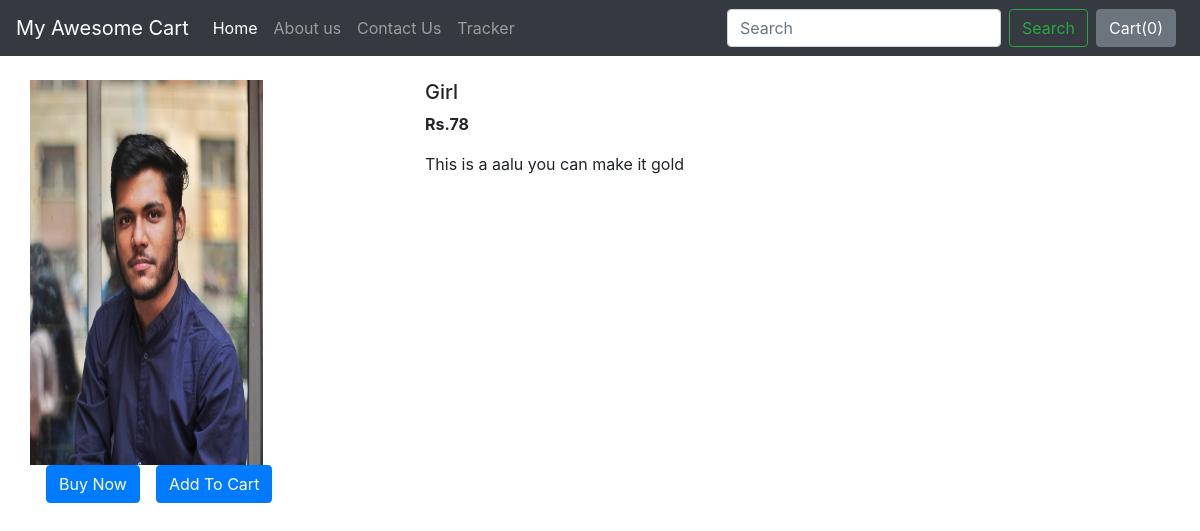
The app's page /shop/products/7 with its own data.
### shop/models.py (models this page shows, shortened)
class Product(models.Model):
    product_id = models.AutoField
    product_name = models.CharField(max_length=50)
    category = models.CharField(max_length=50, default="")
    subcategory = models.CharField(max_length=50, default="")
    price = models.IntegerField(default=0)
    desc = models.CharField(max_length=300)
    pub_date = models.DateField()
    image = models.ImageField(upload_to='shop/images', default="")

### shop/views.py (the view)
# urls.py: path("products/<int:myid>", views.productView, name="product"),
def productView(request, myid):
    product = Product.objects.filter(id=myid)
    return render(request, 'shop/product.html', {'product':product[0]})

### shop/templates/shop/product.html (shortened to what this page needs)
{% extends 'shop/basic.html' %}
{% block body %}
<div class="container my-4">
    <div class="row">
    <div class="col-md-4">
    <div class="row">
        <img src="/media/{{product.image}}" width="233px" height="385px">
    </div>
        <div class="row">
            <button class="btn btn-primary mx-3">Buy Now</button>
            <button class="btn btn-primary cart" id="pr{{i.id}}">Add To Cart</button>
        </div>
    </div>
    <div class="col-md-8">
        <h5>{{product.product_name}}</h5>
        <p><b>Rs.{{product.price}} </b></p>
        <p>{{product.desc}}</p>
    </div>
    </div>
</div>
{% endblock %}

### records on screen
Product: image (picture), product_name "Girl", price "78", desc "This is a aalu you can make it gold"
